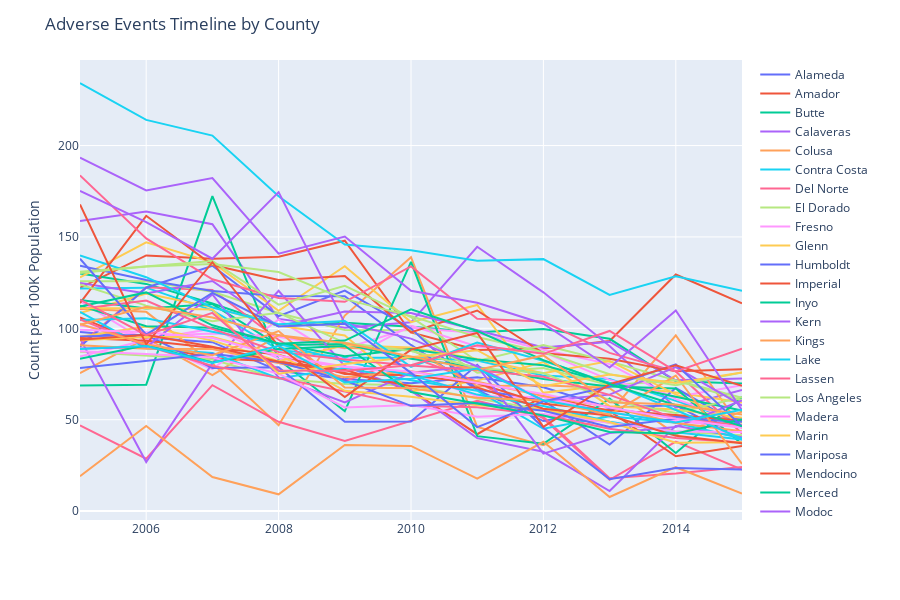

The code cell stored with this chart in its notebook:
### Markdown cell above
Immediately we can see the counties that have the highest total obs rate over the 10 year span that we were given in the data. **Lake County** especially is an outlier from the rest of the state. Let's look at this by year in a line plot and see if we can spot it and others as an outlier.

### Code cell
# Grouping by Year & County and summing the ObsRate.
# Leaving 'Statewide' in to be able to compare against individual counties.

advtime = adv.groupby(['Year', 'County'])[['ObsRate']] \
          .sum() \
          .reset_index() \
          .sort_values(['County', 'Year'])

# Plotting.

fig = px.line(advtime, x='Year', y='ObsRate', color='County')

# Layout adjustments.

fig.update_layout(title='Adverse Events Timeline by County', xaxis_title='', 
                  yaxis_title = 'Count per 100K Population')

fig.for_each_trace(lambda t: t.update(name=t.name.replace("County=", "")))

fig.show()

### Figure 1 — Plotly figure (JSON) as saved in the notebook; plotly's stock layout.template omitted (floating-point values rounded to 4 significant figures)
{"data": [{"hoverlabel": {"namelength": 0}, "hovertemplate": "County=Alameda<br>Year=%{x}<br>ObsRate=%{y}", "legendgroup": "County=Alameda", "line": {"color": "#636efa", "dash": "solid"}, "mode": "lines", "name": "Alameda", "showlegend": true, "type": "scatter", "x": [2005, 2006, 2007, 2008, 2009, 2010, 2011, 2012, 2013, 2014, 2015], "xaxis": "x", "y": [97.99, 94.95, 92.4, 76.73, 72.2, 69.92, 73.22, 67.72, 56.61, 57.89, 38.98], "yaxis": "y"}, {"hoverlabel": {"namelength": 0}, "hovertemplate": "County=Amador<br>Year=%{x}<br>ObsRate=%{y}", "legendgroup": "County=Amador", "line": {"color": "#EF553B", "dash": "solid"}, "mode": "lines", "name": "Amador", "showlegend": true, "type": "scatter", "x": [2005, 2006, 2007, 2008, 2009, 2010, 2011, 2012, 2013, 2014, 2015], "xaxis": "x", "y": [122.2, 139.9, 138.0, 139.2, 147.9, 97.73, 88.17, 88.92, 93.02, 129.4, 113.7], "yaxis": "y"}, {"hoverlabel": {"namelength": 0}, "hovertemplate": "County=Butte<br>Year=%{x}<br>ObsRate=%{y}", "legendgroup": "County=Butte", "line": {"color": "#00cc96", "dash": "solid"}, "mode": "lines", "name": "Butte", "showlegend": true, "type": "scatter", "x": [2005, 2006, 2007, 2008, 2009, 2010, 2011, 2012, 2013, 2014, 2015], "xaxis": "x", "y": [130.1, 124.3, 113.6, 101.3, 103.1, 100.8, 97.9, 99.67, 94.26, 71.04, 69.81], "yaxis": "y"}, {"hoverlabel": {"namelength": 0}, "hovertemplate": "County=Calaveras<br>Year=%{x}<br>ObsRate=%{y}", "legendgroup": "County=Calaveras", "line": {"color": "#ab63fa", "dash": "solid"}, "mode": "lines", "name": "Calaveras", "showlegend": true, "type": "scatter", "x": [2005, 2006, 2007, 2008, 2009, 2010, 2011, 2012, 2013, 2014, 2015], "xaxis": "x", "y": [158.7, 163.9, 157.0, 105.1, 100.3, 103.3, 144.6, 119.7, 90.31, 56.56, 66.21], "yaxis": "y"}, {"hoverlabel": {"namelength": 0}, "hovertemplate": "County=Colusa<br>Year=%{x}<br>ObsRate=%{y}", "legendgroup": "County=Colusa", "line": {"color": "#FFA15A", "dash": "solid"}, "mode": "lines", "name": "Colusa", "showlegend": true, "type": "scatter", "x": [2005, 2006, 2007, 2008, 2009, 2010, 2011, 2012, 2013, 2014, 2015], "xaxis": "x", "y": [110.7, 109.0, 80.88, 47.01, 107.0, 138.9, 46.04, 35.98, 53.65, 96.16, 45.25], "yaxis": "y"}, {"hoverlabel": {"namelength": 0}, "hovertemplate": "County=Contra Costa<br>Year=%{x}<br>ObsRate=%{y}", "legendgroup": "County=Contra Costa", "line": {"color": "#19d3f3", "dash": "solid"}, "mode": "lines", "name": "Contra Costa", "showlegend": true, "type": "scatter", "x": [2005, 2006, 2007, 2008, 2009, 2010, 2011, 2012, 2013, 2014, 2015], "xaxis": "x", "y": [121.8, 122.2, 109.8, 88.32, 83.86, 83.88, 82.42, 74.12, 72.33, 60.32, 48.85], "yaxis": "y"}, {"hoverlabel": {"namelength": 0}, "hovertemplate": "County=Del Norte<br>Year=%{x}<br>ObsRate=%{y}", "legendgroup": "County=Del Norte", "line": {"color": "#FF6692", "dash": "solid"}, "mode": "lines", "name": "Del Norte", "showlegend": true, "type": "scatter", "x": [2005, 2006, 2007, 2008, 2009, 2010, 2011, 2012, 2013, 2014, 2015], "xaxis": "x", "y": [90.63, 122.4, 121.0, 93.75, 71.04, 84.41, 70.77, 50.66, 17.08, 38.04, 22.66], "yaxis": "y"}, {"hoverlabel": {"namelength": 0}, "hovertemplate": "County=El Dorado<br>Year=%{x}<br>ObsRate=%{y}", "legendgroup": "County=El Dorado", "line": {"color": "#B6E880", "dash": "solid"}, "mode": "lines", "name": "El Dorado", "showlegend": true, "type": "scatter", "x": [2005, 2006, 2007, 2008, 2009, 2010, 2011, 2012, 2013, 2014, 2015], "xaxis": "x", "y": [125.8, 125.7, 120.0, 108.3, 99.05, 98.88, 75.63, 78.29, 68.89, 71.61, 61.93], "yaxis": "y"}, {"hoverlabel": {"namelength": 0}, "hovertemplate": "County=Fresno<br>Year=%{x}<br>ObsRate=%{y}", "legendgroup": "County=Fresno", "line": {"color": "#FF97FF", "dash": "solid"}, "mode": "lines", "name": "Fresno", "showlegend": true, "type": "scatter", "x": [2005, 2006, 2007, 2008, 2009, 2010, 2011, 2012, 2013, 2014, 2015], "xaxis": "x", "y": [101.6, 95.62, 97.22, 95.34, 88.92, 100.3, 97.47, 88.24, 80.4, 61.22, 48.64], "yaxis": "y"}, {"hoverlabel": {"namelength": 0}, "hovertemplate": "County=Glenn<br>Year=%{x}<br>ObsRate=%{y}", "legendgroup": "County=Glenn", "line": {"color": "#FECB52", "dash": "solid"}, "mode": "lines", "name": "Glenn", "showlegend": true, "type": "scatter", "x": [2005, 2006, 2007, 2008, 2009, 2010, 2011, 2012, 2013, 2014, 2015], "xaxis": "x", "y": [127.9, 147.0, 136.1, 109.6, 134.0, 103.4, 112.8, 64.68, 69.12, 64.89, 59.36], "yaxis": "y"}, {"hoverlabel": {"namelength": 0}, "hovertemplate": "County=Humboldt<br>Year=%{x}<br>ObsRate=%{y}", "legendgroup": "County=Humboldt", "line": {"color": "#636efa", "dash": "solid"}, "mode": "lines", "name": "Humboldt", "showlegend": true, "type": "scatter", "x": [2005, 2006, 2007, 2008, 2009, 2010, 2011, 2012, 2013, 2014, 2015], "xaxis": "x", "y": [134.2, 126.4, 120.4, 117.6, 117.6, 90.9, 66.35, 49.24, 55.81, 51.55, 50.55], "yaxis": "y"}, {"hoverlabel": {"namelength": 0}, "hovertemplate": "County=Imperial<br>Year=%{x}<br>ObsRate=%{y}", "legendgroup": "County=Imperial", "line": {"color": "#EF553B", "dash": "solid"}, "mode": "lines", "name": "Imperial", "showlegend": true, "type": "scatter", "x": [2005, 2006, 2007, 2008, 2009, 2010, 2011, 2012, 2013, 2014, 2015], "xaxis": "x", "y": [106.0, 91.24, 83.66, 81.81, 77.32, 66.1, 42.06, 62.92, 54.8, 29.97, 35.59], "yaxis": "y"}, {"hoverlabel": {"namelength": 0}, "hovertemplate": "County=Inyo<br>Year=%{x}<br>ObsRate=%{y}", "legendgroup": "County=Inyo", "line": {"color": "#00cc96", "dash": "solid"}, "mode": "lines", "name": "Inyo", "showlegend": true, "type": "scatter", "x": [2005, 2006, 2007, 2008, 2009, 2010, 2011, 2012, 2013, 2014, 2015], "xaxis": "x", "y": [68.73, 69.18, 172.3, 82.84, 54.6, 136.3, 40.98, 36.86, 61.53, 31.78, 62.43], "yaxis": "y"}, {"hoverlabel": {"namelength": 0}, "hovertemplate": "County=Kern<br>Year=%{x}<br>ObsRate=%{y}", "legendgroup": "County=Kern", "line": {"color": "#ab63fa", "dash": "solid"}, "mode": "lines", "name": "Kern", "showlegend": true, "type": "scatter", "x": [2005, 2006, 2007, 2008, 2009, 2010, 2011, 2012, 2013, 2014, 2015], "xaxis": "x", "y": [124.8, 119.1, 125.9, 101.1, 109.2, 108.4, 98.89, 89.52, 92.65, 71.53, 72.53], "yaxis": "y"}, {"hoverlabel": {"namelength": 0}, "hovertemplate": "County=Kings<br>Year=%{x}<br>ObsRate=%{y}", "legendgroup": "County=Kings", "line": {"color": "#FFA15A", "dash": "solid"}, "mode": "lines", "name": "Kings", "showlegend": true, "type": "scatter", "x": [2005, 2006, 2007, 2008, 2009, 2010, 2011, 2012, 2013, 2014, 2015], "xaxis": "x", "y": [75.42, 94.48, 74.34, 96.27, 89.16, 88.66, 68.28, 68.84, 67.26, 41.97, 54.44], "yaxis": "y"}, {"hoverlabel": {"namelength": 0}, "hovertemplate": "County=Lake<br>Year=%{x}<br>ObsRate=%{y}", "legendgroup": "County=Lake", "line": {"color": "#19d3f3", "dash": "solid"}, "mode": "lines", "name": "Lake", "showlegend": true, "type": "scatter", "x": [2005, 2006, 2007, 2008, 2009, 2010, 2011, 2012, 2013, 2014, 2015], "xaxis": "x", "y": [234.2, 214.1, 205.5, 172.3, 145.9, 142.7, 137.0, 137.8, 118.3, 128.4, 120.5], "yaxis": "y"}, {"hoverlabel": {"namelength": 0}, "hovertemplate": "County=Lassen<br>Year=%{x}<br>ObsRate=%{y}", "legendgroup": "County=Lassen", "line": {"color": "#FF6692", "dash": "solid"}, "mode": "lines", "name": "Lassen", "showlegend": true, "type": "scatter", "x": [2005, 2006, 2007, 2008, 2009, 2010, 2011, 2012, 2013, 2014, 2015], "xaxis": "x", "y": [46.89, 28.65, 68.89, 48.86, 38.32, 49.14, 60.32, 51.47, 18.0, 20.52, 24.1], "yaxis": "y"}, {"hoverlabel": {"namelength": 0}, "hovertemplate": "County=Los Angeles<br>Year=%{x}<br>ObsRate=%{y}", "legendgroup": "County=Los Angeles", "line": {"color": "#B6E880", "dash": "solid"}, "mode": "lines", "name": "Los Angeles", "showlegend": true, "type": "scatter", "x": [2005, 2006, 2007, 2008, 2009, 2010, 2011, 2012, 2013, 2014, 2015], "xaxis": "x", "y": [87.12, 84.94, 82.89, 72.43, 69.46, 68.78, 61.52, 55.43, 48.2, 43.54, 41.47], "yaxis": "y"}, {"hoverlabel": {"namelength": 0}, "hovertemplate": "County=Madera<br>Year=%{x}<br>ObsRate=%{y}", "legendgroup": "County=Madera", "line": {"color": "#FF97FF", "dash": "solid"}, "mode": "lines", "name": "Madera", "showlegend": true, "type": "scatter", "x": [2005, 2006, 2007, 2008, 2009, 2010, 2011, 2012, 2013, 2014, 2015], "xaxis": "x", "y": [114.9, 92.82, 77.71, 104.8, 82.5, 101.5, 90.08, 86.96, 71.79, 62.38, 68.79], "yaxis": "y"}, {"hoverlabel": {"namelength": 0}, "hovertemplate": "County=Marin<br>Year=%{x}<br>ObsRate=%{y}", "legendgroup": "County=Marin", "line": {"color": "#FECB52", "dash": "solid"}, "mode": "lines", "name": "Marin", "showlegend": true, "type": "scatter", "x": [2005, 2006, 2007, 2008, 2009, 2010, 2011, 2012, 2013, 2014, 2015], "xaxis": "x", "y": [108.3, 119.0, 111.6, 101.6, 96.04, 65.49, 71.37, 81.48, 57.38, 55.55, 51.01], "yaxis": "y"}, {"hoverlabel": {"namelength": 0}, "hovertemplate": "County=Mariposa<br>Year=%{x}<br>ObsRate=%{y}", "legendgroup": "County=Mariposa", "line": {"color": "#636efa", "dash": "solid"}, "mode": "lines", "name": "Mariposa", "showlegend": true, "type": "scatter", "x": [2005, 2006, 2007, 2008, 2009, 2010, 2011, 2012, 2013, 2014, 2015], "xaxis": "x", "y": [89.86, 122.2, 134.2, 106.7, 120.6, 99.89, 66.52, 60.38, 36.38, 67.33, 46.48], "yaxis": "y"}, {"hoverlabel": {"namelength": 0}, "hovertemplate": "County=Mendocino<br>Year=%{x}<br>ObsRate=%{y}", "legendgroup": "County=Mendocino", "line": {"color": "#EF553B", "dash": "solid"}, "mode": "lines", "name": "Mendocino", "showlegend": true, "type": "scatter", "x": [2005, 2006, 2007, 2008, 2009, 2010, 2011, 2012, 2013, 2014, 2015], "xaxis": "x", "y": [113.7, 161.6, 134.7, 126.4, 128.6, 97.78, 109.8, 86.33, 83.35, 76.44, 77.64], "yaxis": "y"}, {"hoverlabel": {"namelength": 0}, "hovertemplate": "County=Merced<br>Year=%{x}<br>ObsRate=%{y}", "legendgroup": "County=Merced", "line": {"color": "#00cc96", "dash": "solid"}, "mode": "lines", "name": "Merced", "showlegend": true, "type": "scatter", "x": [2005, 2006, 2007, 2008, 2009, 2010, 2011, 2012, 2013, 2014, 2015], "xaxis": "x", "y": [115.5, 110.9, 113.3, 90.73, 91.38, 83.32, 78.88, 72.31, 68.15, 67.07, 36.65], "yaxis": "y"}, {"hoverlabel": {"namelength": 0}, "hovertemplate": "County=Modoc<br>Year=%{x}<br>ObsRate=%{y}", "legendgroup": "County=Modoc", "line": {"color": "#ab63fa", "dash": "solid"}, "mode": "lines", "name": "Modoc", "showlegend": true, "type": "scatter", "x": [2005, 2006, 2007, 2008, 2009, 2010, 2011, 2012, 2013, 2014, 2015], "xaxis": "x", "y": [94.5, 26.8, 80.76, 120.5, 79.32, 65.8, 39.91, 32.43, 10.94, 46.68, 40.45], "yaxis": "y"}, {"hoverlabel": {"namelength": 0}, "hovertemplate": "County=Mono<br>Year=%{x}<br>ObsRate=%{y}", "legendgroup": "County=Mono", "line": {"color": "#FFA15A", "dash": "solid"}, "mode": "lines", "name": "Mono", "showlegend": true, "type": "scatter", "x": [2005, 2006, 2007, 2008, 2009, 2010, 2011, 2012, 2013, 2014, 2015], "xaxis": "x", "y": [19.02, 46.52, 18.66, 9.18, 36.18, 35.64, 17.7, 37.92, 7.7, 24.0, 9.57], "yaxis": "y"}, {"hoverlabel": {"namelength": 0}, "hovertemplate": "County=Monterey<br>Year=%{x}<br>ObsRate=%{y}", "legendgroup": "County=Monterey", "line": {"color": "#19d3f3", "dash": "solid"}, "mode": "lines", "name": "Monterey", "showlegend": true, "type": "scatter", "x": [2005, 2006, 2007, 2008, 2009, 2010, 2011, 2012, 2013, 2014, 2015], "xaxis": "x", "y": [109.0, 89.14, 86.48, 72.6, 78.46, 71.64, 65.89, 45.03, 51.92, 48.37, 39.69], "yaxis": "y"}, {"hoverlabel": {"namelength": 0}, "hovertemplate": "County=Napa<br>Year=%{x}<br>ObsRate=%{y}", "legendgroup": "County=Napa", "line": {"color": "#FF6692", "dash": "solid"}, "mode": "lines", "name": "Napa", "showlegend": true, "type": "scatter", "x": [2005, 2006, 2007, 2008, 2009, 2010, 2011, 2012, 2013, 2014, 2015], "xaxis": "x", "y": [183.7, 149.2, 126.8, 116.6, 114.5, 133.9, 105.2, 103.7, 86.57, 76.42, 42.49], "yaxis": "y"}, {"hoverlabel": {"namelength": 0}, "hovertemplate": "County=Nevada<br>Year=%{x}<br>ObsRate=%{y}", "legendgroup": "County=Nevada", "line": {"color": "#B6E880", "dash": "solid"}, "mode": "lines", "name": "Nevada", "showlegend": true, "type": "scatter", "x": [2005, 2006, 2007, 2008, 2009, 2010, 2011, 2012, 2013, 2014, 2015], "xaxis": "x", "y": [131.0, 133.8, 136.9, 112.9, 123.3, 106.1, 82.1, 90.87, 81.79, 71.5, 60.54], "yaxis": "y"}, {"hoverlabel": {"namelength": 0}, "hovertemplate": "County=Orange<br>Year=%{x}<br>ObsRate=%{y}", "legendgroup": "County=Orange", "line": {"color": "#FF97FF", "dash": "solid"}, "mode": "lines", "name": "Orange", "showlegend": true, "type": "scatter", "x": [2005, 2006, 2007, 2008, 2009, 2010, 2011, 2012, 2013, 2014, 2015], "xaxis": "x", "y": [84.56, 93.63, 99.82, 83.4, 78.83, 75.07, 62.99, 62.32, 53.9, 49.22, 45.71], "yaxis": "y"}, {"hoverlabel": {"namelength": 0}, "hovertemplate": "County=Placer<br>Year=%{x}<br>ObsRate=%{y}", "legendgroup": "County=Placer", "line": {"color": "#FECB52", "dash": "solid"}, "mode": "lines", "name": "Placer", "showlegend": true, "type": "scatter", "x": [2005, 2006, 2007, 2008, 2009, 2010, 2011, 2012, 2013, 2014, 2015], "xaxis": "x", "y": [95.31, 100.9, 93.25, 82.04, 90.69, 89.55, 83.27, 75.4, 82.14, 63.85, 48.22], "yaxis": "y"}, {"hoverlabel": {"namelength": 0}, "hovertemplate": "County=Plumas<br>Year=%{x}<br>ObsRate=%{y}", "legendgroup": "County=Plumas", "line": {"color": "#636efa", "dash": "solid"}, "mode": "lines", "name": "Plumas", "showlegend": true, "type": "scatter", "x": [2005, 2006, 2007, 2008, 2009, 2010, 2011, 2012, 2013, 2014, 2015], "xaxis": "x", "y": [95.46, 96.44, 78.31, 78.68, 48.82, 49.04, 80.05, 45.55, 17.4, 23.56, 22.68], "yaxis": "y"}, {"hoverlabel": {"namelength": 0}, "hovertemplate": "County=Riverside<br>Year=%{x}<br>ObsRate=%{y}", "legendgroup": "County=Riverside", "line": {"color": "#EF553B", "dash": "solid"}, "mode": "lines", "name": "Riverside", "showlegend": true, "type": "scatter", "x": [2005, 2006, 2007, 2008, 2009, 2010, 2011, 2012, 2013, 2014, 2015], "xaxis": "x", "y": [94.69, 93.25, 89.33, 85.6, 74.98, 74.26, 69.96, 58.77, 55.14, 52.63, 49.45], "yaxis": "y"}, {"hoverlabel": {"namelength": 0}, "hovertemplate": "County=Sacramento<br>Year=%{x}<br>ObsRate=%{y}", "legendgroup": "County=Sacramento", "line": {"color": "#00cc96", "dash": "solid"}, "mode": "lines", "name": "Sacramento", "showlegend": true, "type": "scatter", "x": [2005, 2006, 2007, 2008, 2009, 2010, 2011, 2012, 2013, 2014, 2015], "xaxis": "x", "y": [112.4, 101.1, 100.3, 91.72, 84.69, 88.7, 82.94, 79.82, 70.1, 62.56, 54.99], "yaxis": "y"}, {"hoverlabel": {"namelength": 0}, "hovertemplate": "County=San Benito<br>Year=%{x}<br>ObsRate=%{y}", "legendgroup": "County=San Benito", "line": {"color": "#ab63fa", "dash": "solid"}, "mode": "lines", "name": "San Benito", "showlegend": true, "type": "scatter", "x": [2005, 2006, 2007, 2008, 2009, 2010, 2011, 2012, 2013, 2014, 2015], "xaxis": "x", "y": [88.98, 89.62, 118.5, 73.18, 59.48, 75.74, 79.47, 31.4, 42.66, 46.04, 60.57], "yaxis": "y"}, {"hoverlabel": {"namelength": 0}, "hovertemplate": "County=San Bernardino<br>Year=%{x}<br>ObsRate=%{y}", "legendgroup": "County=San Bernardino", "line": {"color": "#FFA15A", "dash": "solid"}, "mode": "lines", "name": "San Bernardino", "showlegend": true, "type": "scatter", "x": [2005, 2006, 2007, 2008, 2009, 2010, 2011, 2012, 2013, 2014, 2015], "xaxis": "x", "y": [90.77, 88.83, 88.66, 81.05, 73.18, 76.56, 70.76, 63.0, 56.96, 48.2, 43.66], "yaxis": "y"}, {"hoverlabel": {"namelength": 0}, "hovertemplate": "County=San Diego<br>Year=%{x}<br>ObsRate=%{y}", "legendgroup": "County=San Diego", "line": {"color": "#19d3f3", "dash": "solid"}, "mode": "lines", "name": "San Diego", "showlegend": true, "type": "scatter", "x": [2005, 2006, 2007, 2008, 2009, 2010, 2011, 2012, 2013, 2014, 2015], "xaxis": "x", "y": [104.5, 105.5, 98.13, 91.52, 81.97, 74.23, 63.72, 57.44, 48.91, 43.17, 39.18], "yaxis": "y"}, {"hoverlabel": {"namelength": 0}, "hovertemplate": "County=San Francisco<br>Year=%{x}<br>ObsRate=%{y}", "legendgroup": "County=San Francisco", "line": {"color": "#FF6692", "dash": "solid"}, "mode": "lines", "name": "San Francisco", "showlegend": true, "type": "scatter", "x": [2005, 2006, 2007, 2008, 2009, 2010, 2011, 2012, 2013, 2014, 2015], "xaxis": "x", "y": [104.8, 90.42, 79.34, 72.88, 65.37, 57.56, 56.76, 52.69, 45.01, 40.05, 37.57], "yaxis": "y"}, {"hoverlabel": {"namelength": 0}, "hovertemplate": "County=San Joaquin<br>Year=%{x}<br>ObsRate=%{y}", "legendgroup": "County=San Joaquin", "line": {"color": "#B6E880", "dash": "solid"}, "mode": "lines", "name": "San Joaquin", "showlegend": true, "type": "scatter", "x": [2005, 2006, 2007, 2008, 2009, 2010, 2011, 2012, 2013, 2014, 2015], "xaxis": "x", "y": [124.0, 112.4, 103.8, 108.5, 92.04, 87.53, 78.28, 75.49, 60.62, 53.7, 62.28], "yaxis": "y"}, {"hoverlabel": {"namelength": 0}, "hovertemplate": "County=San Luis Obispo<br>Year=%{x}<br>ObsRate=%{y}", "legendgroup": "County=San Luis Obispo", "line": {"color": "#FF97FF", "dash": "solid"}, "mode": "lines", "name": "San Luis Obispo", "showlegend": true, "type": "scatter", "x": [2005, 2006, 2007, 2008, 2009, 2010, 2011, 2012, 2013, 2014, 2015], "xaxis": "x", "y": [87.39, 85.94, 84.02, 75.2, 56.71, 57.99, 51.63, 53.09, 48.37, 43.47, 43.2], "yaxis": "y"}, {"hoverlabel": {"namelength": 0}, "hovertemplate": "County=San Mateo<br>Year=%{x}<br>ObsRate=%{y}", "legendgroup": "County=San Mateo", "line": {"color": "#FECB52", "dash": "solid"}, "mode": "lines", "name": "San Mateo", "showlegend": true, "type": "scatter", "x": [2005, 2006, 2007, 2008, 2009, 2010, 2011, 2012, 2013, 2014, 2015], "xaxis": "x", "y": [93.5, 95.21, 95.31, 85.71, 65.79, 62.49, 57.94, 55.7, 48.76, 37.39, 37.61], "yaxis": "y"}, {"hoverlabel": {"namelength": 0}, "hovertemplate": "County=Santa Barbara<br>Year=%{x}<br>ObsRate=%{y}", "legendgroup": "County=Santa Barbara", "line": {"color": "#636efa", "dash": "solid"}, "mode": "lines", "name": "Santa Barbara", "showlegend": true, "type": "scatter", "x": [2005, 2006, 2007, 2008, 2009, 2010, 2011, 2012, 2013, 2014, 2015], "xaxis": "x", "y": [78.27, 81.96, 86.04, 81.53, 71.45, 57.57, 59.07, 54.93, 46.02, 50.55, 48.94], "yaxis": "y"}, {"hoverlabel": {"namelength": 0}, "hovertemplate": "County=Santa Clara<br>Year=%{x}<br>ObsRate=%{y}", "legendgroup": "County=Santa Clara", "line": {"color": "#EF553B", "dash": "solid"}, "mode": "lines", "name": "Santa Clara", "showlegend": true, "type": "scatter", "x": [2005, 2006, 2007, 2008, 2009, 2010, 2011, 2012, 2013, 2014, 2015], "xaxis": "x", "y": [93.76, 96.47, 89.86, 81.7, 75.62, 68.36, 67.67, 56.0, 52.26, 41.22, 37.13], "yaxis": "y"}, {"hoverlabel": {"namelength": 0}, "hovertemplate": "County=Santa Cruz<br>Year=%{x}<br>ObsRate=%{y}", "legendgroup": "County=Santa Cruz", "line": {"color": "#00cc96", "dash": "solid"}, "mode": "lines", "name": "Santa Cruz", "showlegend": true, "type": "scatter", "x": [2005, 2006, 2007, 2008, 2009, 2010, 2011, 2012, 2013, 2014, 2015], "xaxis": "x", "y": [83.36, 90.77, 81.31, 88.71, 90.35, 65.13, 58.89, 52.32, 43.28, 42.48, 50.14], "yaxis": "y"}, {"hoverlabel": {"namelength": 0}, "hovertemplate": "County=Shasta<br>Year=%{x}<br>ObsRate=%{y}", "legendgroup": "County=Shasta", "line": {"color": "#ab63fa", "dash": "solid"}, "mode": "lines", "name": "Shasta", "showlegend": true, "type": "scatter", "x": [2005, 2006, 2007, 2008, 2009, 2010, 2011, 2012, 2013, 2014, 2015], "xaxis": "x", "y": [175.2, 158.1, 138.1, 174.5, 102.9, 94.36, 79.21, 60.42, 63.71, 78.73, 57.66], "yaxis": "y"}, {"hoverlabel": {"namelength": 0}, "hovertemplate": "County=Siskiyou<br>Year=%{x}<br>ObsRate=%{y}", "legendgroup": "County=Siskiyou", "line": {"color": "#FFA15A", "dash": "solid"}, "mode": "lines", "name": "Siskiyou", "showlegend": true, "type": "scatter", "x": [2005, 2006, 2007, 2008, 2009, 2010, 2011, 2012, 2013, 2014, 2015], "xaxis": "x", "y": [102.4, 91.21, 85.24, 98.48, 67.58, 67.19, 62.04, 60.56, 52.77, 74.17, 25.81], "yaxis": "y"}, {"hoverlabel": {"namelength": 0}, "hovertemplate": "County=Solano<br>Year=%{x}<br>ObsRate=%{y}", "legendgroup": "County=Solano", "line": {"color": "#19d3f3", "dash": "solid"}, "mode": "lines", "name": "Solano", "showlegend": true, "type": "scatter", "x": [2005, 2006, 2007, 2008, 2009, 2010, 2011, 2012, 2013, 2014, 2015], "xaxis": "x", "y": [139.9, 128.0, 111.4, 102.2, 104.0, 78.88, 92.19, 82.26, 69.98, 55.28, 39.55], "yaxis": "y"}, {"hoverlabel": {"namelength": 0}, "hovertemplate": "County=Sonoma<br>Year=%{x}<br>ObsRate=%{y}", "legendgroup": "County=Sonoma", "line": {"color": "#FF6692", "dash": "solid"}, "mode": "lines", "name": "Sonoma", "showlegend": true, "type": "scatter", "x": [2005, 2006, 2007, 2008, 2009, 2010, 2011, 2012, 2013, 2014, 2015], "xaxis": "x", "y": [110.6, 115.2, 99.68, 87.04, 82.98, 79.67, 77.01, 73.51, 63.57, 50.58, 47.01], "yaxis": "y"}, {"hoverlabel": {"namelength": 0}, "hovertemplate": "County=Stanislaus<br>Year=%{x}<br>ObsRate=%{y}", "legendgroup": "County=Stanislaus", "line": {"color": "#B6E880", "dash": "solid"}, "mode": "lines", "name": "Stanislaus", "showlegend": true, "type": "scatter", "x": [2005, 2006, 2007, 2008, 2009, 2010, 2011, 2012, 2013, 2014, 2015], "xaxis": "x", "y": [130.3, 133.8, 135.2, 130.8, 116.0, 106.7, 95.21, 86.86, 74.9, 68.88, 75.89], "yaxis": "y"}, {"hoverlabel": {"namelength": 0}, "hovertemplate": "County=Statewide<br>Year=%{x}<br>ObsRate=%{y}", "legendgroup": "County=Statewide", "line": {"color": "#FF97FF", "dash": "solid"}, "mode": "lines", "name": "Statewide", "showlegend": true, "type": "scatter", "x": [2005, 2006, 2007, 2008, 2009, 2010, 2011, 2012, 2013, 2014, 2015], "xaxis": "x", "y": [99.15, 97.9, 94.7, 85.0, 79.15, 76.42, 70.12, 64.06, 56.66, 50.51, 45.77], "yaxis": "y"}, {"hoverlabel": {"namelength": 0}, "hovertemplate": "County=Sutter<br>Year=%{x}<br>ObsRate=%{y}", "legendgroup": "County=Sutter", "line": {"color": "#FECB52", "dash": "solid"}, "mode": "lines", "name": "Sutter", "showlegend": true, "type": "scatter", "x": [2005, 2006, 2007, 2008, 2009, 2010, 2011, 2012, 2013, 2014, 2015], "xaxis": "x", "y": [110.9, 111.0, 110.3, 75.13, 80.42, 84.3, 88.03, 68.3, 74.7, 70.14, 75.84], "yaxis": "y"}, {"hoverlabel": {"namelength": 0}, "hovertemplate": "County=Tehama<br>Year=%{x}<br>ObsRate=%{y}", "legendgroup": "County=Tehama", "line": {"color": "#636efa", "dash": "solid"}, "mode": "lines", "name": "Tehama", "showlegend": true, "type": "scatter", "x": [2005, 2006, 2007, 2008, 2009, 2010, 2011, 2012, 2013, 2014, 2015], "xaxis": "x", "y": [138.1, 96.55, 119.3, 101.0, 102.5, 75.63, 45.96, 60.04, 68.17, 80.32, 46.37], "yaxis": "y"}, {"hoverlabel": {"namelength": 0}, "hovertemplate": "County=Trinity<br>Year=%{x}<br>ObsRate=%{y}", "legendgroup": "County=Trinity", "line": {"color": "#EF553B", "dash": "solid"}, "mode": "lines", "name": "Trinity", "showlegend": true, "type": "scatter", "x": [2005, 2006, 2007, 2008, 2009, 2010, 2011, 2012, 2013, 2014, 2015], "xaxis": "x", "y": [167.8, 91.2, 136.2, 90.13, 62.44, 88.32, 97.48, 46.12, 69.48, 79.74, 68.51], "yaxis": "y"}, {"hoverlabel": {"namelength": 0}, "hovertemplate": "County=Tulare<br>Year=%{x}<br>ObsRate=%{y}", "legendgroup": "County=Tulare", "line": {"color": "#00cc96", "dash": "solid"}, "mode": "lines", "name": "Tulare", "showlegend": true, "type": "scatter", "x": [2005, 2006, 2007, 2008, 2009, 2010, 2011, 2012, 2013, 2014, 2015], "xaxis": "x", "y": [111.9, 119.6, 101.7, 91.57, 93.28, 110.4, 98.51, 82.57, 69.52, 57.84, 46.36], "yaxis": "y"}, {"hoverlabel": {"namelength": 0}, "hovertemplate": "County=Tuolumne<br>Year=%{x}<br>ObsRate=%{y}", "legendgroup": "County=Tuolumne", "line": {"color": "#ab63fa", "dash": "solid"}, "mode": "lines", "name": "Tuolumne", "showlegend": true, "type": "scatter", "x": [2005, 2006, 2007, 2008, 2009, 2010, 2011, 2012, 2013, 2014, 2015], "xaxis": "x", "y": [193.3, 175.4, 182.2, 140.8, 150.2, 120.5, 114.0, 102.5, 78.58, 109.7, 55.15], "yaxis": "y"}, {"hoverlabel": {"namelength": 0}, "hovertemplate": "County=Ventura<br>Year=%{x}<br>ObsRate=%{y}", "legendgroup": "County=Ventura", "line": {"color": "#FFA15A", "dash": "solid"}, "mode": "lines", "name": "Ventura", "showlegend": true, "type": "scatter", "x": [2005, 2006, 2007, 2008, 2009, 2010, 2011, 2012, 2013, 2014, 2015], "xaxis": "x", "y": [102.0, 111.8, 105.9, 96.15, 91.94, 84.43, 77.21, 85.17, 59.48, 58.32, 52.78], "yaxis": "y"}, {"hoverlabel": {"namelength": 0}, "hovertemplate": "County=Yolo<br>Year=%{x}<br>ObsRate=%{y}", "legendgroup": "County=Yolo", "line": {"color": "#19d3f3", "dash": "solid"}, "mode": "lines", "name": "Yolo", "showlegend": true, "type": "scatter", "x": [2005, 2006, 2007, 2008, 2009, 2010, 2011, 2012, 2013, 2014, 2015], "xaxis": "x", "y": [88.67, 90.31, 81.0, 90.4, 70.39, 72.34, 77.98, 60.62, 54.07, 48.49, 55.48], "yaxis": "y"}, {"hoverlabel": {"namelength": 0}, "hovertemplate": "County=Yuba<br>Year=%{x}<br>ObsRate=%{y}", "legendgroup": "County=Yuba", "line": {"color": "#FF6692", "dash": "solid"}, "mode": "lines", "name": "Yuba", "showlegend": true, "type": "scatter", "x": [2005, 2006, 2007, 2008, 2009, 2010, 2011, 2012, 2013, 2014, 2015], "xaxis": "x", "y": [115.7, 96.25, 108.4, 76.95, 76.81, 79.78, 90.75, 86.03, 98.55, 76.44, 88.85], "yaxis": "y"}], "layout": {"height": 600, "legend": {"tracegroupgap": 0}, "margin": {"t": 60}, "title": {"text": "Adverse Events Timeline by County"}, "xaxis": {"anchor": "y", "domain": [0.0, 1.0], "title": {"text": ""}}, "yaxis": {"anchor": "x", "domain": [0.0, 1.0], "title": {"text": "Count per 100K Population"}}}}
